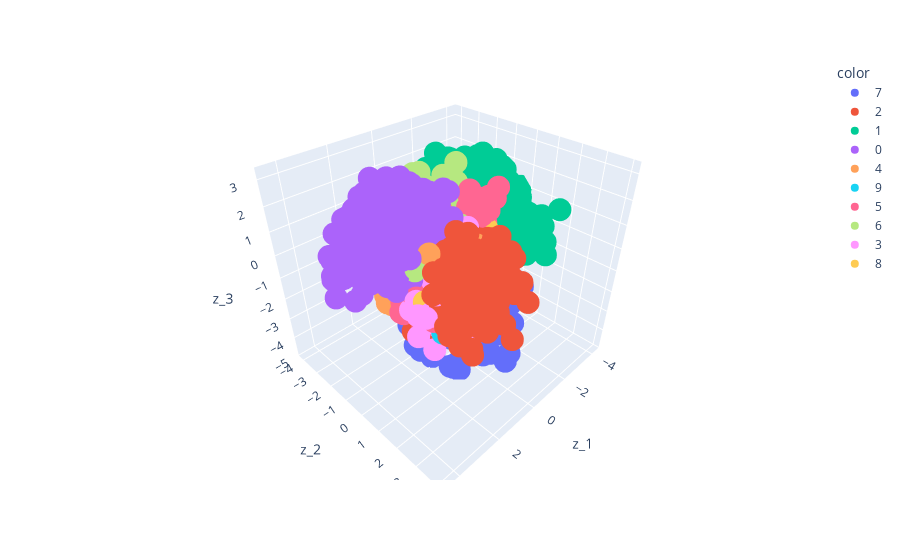

Notebook code for this chart:
### Markdown cell above
## Espace latent

### Code cell
vae_3.latent_feature(x_test, label = y_test, plot2D = False)

### Figure 1 — Plotly figure (JSON) as saved in the notebook; plotly's stock layout.template omitted (floating-point values rounded to 4 significant figures; data arrays with more than 128 entries replaced by an {"elided": "..."} marker saying what was removed)
{"data": [{"hovertemplate": "color=7<br>z_1=%{x}<br>z_2=%{y}<br>z_3=%{z}<extra></extra>", "legendgroup": "7", "marker": {"color": "#636efa", "symbol": "circle"}, "mode": "markers", "name": "7", "scene": "scene", "showlegend": true, "type": "scatter3d", "x": {"elided": "1028 float values"}, "y": {"elided": "1028 float values"}, "z": {"elided": "1028 float values"}}, {"hovertemplate": "color=2<br>z_1=%{x}<br>z_2=%{y}<br>z_3=%{z}<extra></extra>", "legendgroup": "2", "marker": {"color": "#EF553B", "symbol": "circle"}, "mode": "markers", "name": "2", "scene": "scene", "showlegend": true, "type": "scatter3d", "x": {"elided": "1032 float values"}, "y": {"elided": "1032 float values"}, "z": {"elided": "1032 float values"}}, {"hovertemplate": "color=1<br>z_1=%{x}<br>z_2=%{y}<br>z_3=%{z}<extra></extra>", "legendgroup": "1", "marker": {"color": "#00cc96", "symbol": "circle"}, "mode": "markers", "name": "1", "scene": "scene", "showlegend": true, "type": "scatter3d", "x": {"elided": "1135 float values"}, "y": {"elided": "1135 float values"}, "z": {"elided": "1135 float values"}}, {"hovertemplate": "color=0<br>z_1=%{x}<br>z_2=%{y}<br>z_3=%{z}<extra></extra>", "legendgroup": "0", "marker": {"color": "#ab63fa", "symbol": "circle"}, "mode": "markers", "name": "0", "scene": "scene", "showlegend": true, "type": "scatter3d", "x": {"elided": "980 float values"}, "y": {"elided": "980 float values"}, "z": {"elided": "980 float values"}}, {"hovertemplate": "color=4<br>z_1=%{x}<br>z_2=%{y}<br>z_3=%{z}<extra></extra>", "legendgroup": "4", "marker": {"color": "#FFA15A", "symbol": "circle"}, "mode": "markers", "name": "4", "scene": "scene", "showlegend": true, "type": "scatter3d", "x": {"elided": "982 float values"}, "y": {"elided": "982 float values"}, "z": {"elided": "982 float values"}}, {"hovertemplate": "color=9<br>z_1=%{x}<br>z_2=%{y}<br>z_3=%{z}<extra></extra>", "legendgroup": "9", "marker": {"color": "#19d3f3", "symbol": "circle"}, "mode": "markers", "name": "9", "scene": "scene", "showlegend": true, "type": "scatter3d", "x": {"elided": "1009 float values"}, "y": {"elided": "1009 float values"}, "z": {"elided": "1009 float values"}}, {"hovertemplate": "color=5<br>z_1=%{x}<br>z_2=%{y}<br>z_3=%{z}<extra></extra>", "legendgroup": "5", "marker": {"color": "#FF6692", "symbol": "circle"}, "mode": "markers", "name": "5", "scene": "scene", "showlegend": true, "type": "scatter3d", "x": {"elided": "892 float values"}, "y": {"elided": "892 float values"}, "z": {"elided": "892 float values"}}, {"hovertemplate": "color=6<br>z_1=%{x}<br>z_2=%{y}<br>z_3=%{z}<extra></extra>", "legendgroup": "6", "marker": {"color": "#B6E880", "symbol": "circle"}, "mode": "markers", "name": "6", "scene": "scene", "showlegend": true, "type": "scatter3d", "x": {"elided": "958 float values"}, "y": {"elided": "958 float values"}, "z": {"elided": "958 float values"}}, {"hovertemplate": "color=3<br>z_1=%{x}<br>z_2=%{y}<br>z_3=%{z}<extra></extra>", "legendgroup": "3", "marker": {"color": "#FF97FF", "symbol": "circle"}, "mode": "markers", "name": "3", "scene": "scene", "showlegend": true, "type": "scatter3d", "x": {"elided": "1010 float values"}, "y": {"elided": "1010 float values"}, "z": {"elided": "1010 float values"}}, {"hovertemplate": "color=8<br>z_1=%{x}<br>z_2=%{y}<br>z_3=%{z}<extra></extra>", "legendgroup": "8", "marker": {"color": "#FECB52", "symbol": "circle"}, "mode": "markers", "name": "8", "scene": "scene", "showlegend": true, "type": "scatter3d", "x": {"elided": "974 float values"}, "y": {"elided": "974 float values"}, "z": {"elided": "974 float values"}}], "layout": {"legend": {"title": {"text": "color"}, "tracegroupgap": 0}, "margin": {"t": 60}, "scene": {"domain": {"x": [0, 1], "y": [0, 1]}, "xaxis": {"title": {"text": "z_1"}}, "yaxis": {"title": {"text": "z_2"}}, "zaxis": {"title": {"text": "z_3"}}}}}
